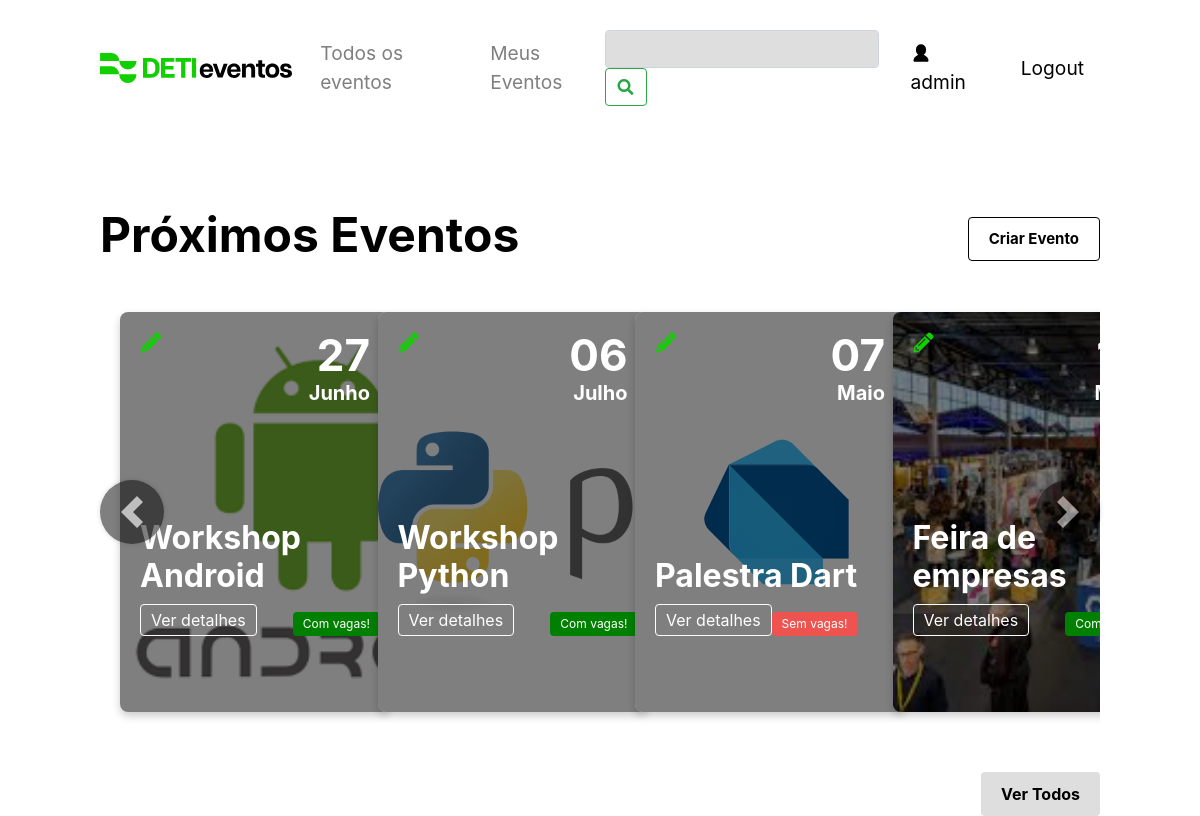
The page /search (signed in) on the database its author committed.
### tables this page shows
CREATE TABLE events (
    id INTEGER PRIMARY KEY,
    name TEXT NOT NULL,
    description TEXT NOT NULL,
    location TEXT NOT NULL,
    image TEXT,
    date DATE,
    user_id INTEGER,           
    colaborator TEXT , 
    vagas INTEGER,
    lotacao INTEGER,
    preco INTEGER,
    esgotado boolean DEFAULT 0,
    FOREIGN KEY(user_id) REFERENCES users(id)
    );

### DETI_EVENTOS_CODIGO/app.py (the view)
@app.route('/search', methods=['GET'])
def search():
    search_term = request.args.get('q', '')
    events = search_events(search_term)
    if events is None:
        flash('An error occurred while searching for events', category='error')
        return redirect('/')
    converted_events = []
    for event in events:
        converted_event = list(event)
        converted_event[5] = datetime.strptime(event[5], '%Y-%m-%d').date()
        converted_events.append(tuple(converted_event))
    is_admin = 'user_email' in session and session.get('user_email') == "admin@gmail.com"
    name = session.get('user_name')
    user = 'user_email' in session
    return render_template('index.html', events=converted_events, is_admin=is_admin, user=user, name=name)

### DETI_EVENTOS_CODIGO/app.py (called while the page is built)
@app.template_filter('formatdate')
def format_date(value, format='%d-%B'):
    if value is None:
        return ""
    month_names = {
        'January': 'Janeiro', 'February': 'Fevereiro', 'March': 'Março',
        'April': 'Abril', 'May': 'Maio', 'June': 'Junho',
        'July': 'Julho', 'August': 'Agosto', 'September': 'Setembro',
        'October': 'Outubro', 'November': 'Novembro', 'December': 'Dezembro'
    }
    formatted_date = value.strftime(format)
    for eng, pt in month_names.items():
        formatted_date = formatted_date.replace(eng, pt)
    return formatted_date

def search_events(search_term):
    connection = sqlite3.connect('data.db', check_same_thread=False)
    cursor = connection.cursor()
    try:
        cursor.execute("SELECT * FROM events WHERE name LIKE ? OR description LIKE ? ", ('%'+search_term+'%', '%'+search_term+'%'))
        results = cursor.fetchall()
        return results
    except Exception as e:
        print("ERRO" + e)
        return None

### DETI_EVENTOS_CODIGO/templates/index.html (shortened to what this page needs)
<!DOCTYPE html>
<html lang="en">
<head>
  <link rel="stylesheet" href="https://cdnjs.cloudflare.com/ajax/libs/font-awesome/5.15.1/css/all.min.css">
  <link rel="stylesheet" href="https://stackpath.bootstrapcdn.com/bootstrap/4.3.1/css/bootstrap.min.css">
  <link rel="stylesheet" href="/static/css/navbar_style.css">
  <link rel="stylesheet" href="/static/css/style.css">
  <link rel="stylesheet" href="/static/css/pop_up.css">
  <link rel="stylesheet" href="https://cdnjs.cloudflare.com/ajax/libs/font-awesome/5.15.3/css/all.min.css">
  <link rel="stylesheet" href="https://cdn.jsdelivr.net/npm/sweetalert2@11/dist/sweetalert2.min.css">
</head>
<body>
  <nav class="navbar_style navbar navbar-expand-lg navbar-light bg-light">
    <a href="/">
      <img src="/static/images/DETI.svg" alt="DETI Logo">
    </a>
    <div class="collapse navbar-collapse" id="navbarNav">
      <ul class="navbar-nav">
        <li class="nav-item">
          <a class="nav-link navbar_style_links" href="/todos_os_eventos">Todos os eventos</a>
        </li>
        <li class="nav-item">
          <a class="nav-link navbar_style_links" href="/meus_eventos">Meus Eventos</a>
        </li>
      </ul>
      <form class="form-inline ml-auto" action="/search" method="get">
        <input class="form-control mr-sm-2 navbar_style_search" type="text" placeholder="" name="q"
          aria-label="Campo_Pesquisa">
        <button class="btn btn-outline-success my-2 my-sm-0" type="submit"><i class="fas fa-search"
            aria-label="Botao_Pesquisar"></i></button>
      </form>
        {% if user %}
        <a class="nav-link ml-2 navbar_style_login" href="/meus_eventos">
          <img class="login-icon" src="static/images/user_icon.svg" alt="User Icon">
          {{ name }}
          {% endif %}
        </a>
        <a class="nav-link ml-2 navbar_style_login" href="/logout">
          Logout
        </a>
    </div>
  </nav>
  <div class="events-header">
    <h1>Próximos Eventos</h1>
    {% if is_admin %}
    <button class="create-event-button">Criar Evento</button>
    {% endif %}
  </div>
  <div id="eventCarousel" class="carousel slide">
    <div class="carousel-inner">
      {% for event in events %}
      {% if loop.index0 % 4 == 0 %}
      <div class="carousel-item {% if loop.first %}active{% endif %}">
        <div class="row">
          {% endif %}
          <div class="col-12 col-md-6 col-lg-3">
            <div class="event-card"
              style="background-image: url('{{event[4]}}'); background-size: cover; margin: 20px;">
              {% if is_admin %}
              <button class="edit-event-button" data-event-id="{{ event[0] }}" data-event-name="{{ event[1] }}"
                data-event-location="{{ event[6] }}" data-event-capacity="{{ event[8] }}"
                data-event-date="{{ event[5] }}" data-event-description="{{ event[2] }}"
                data-event-image="{{ event[4] }}" data-event-price="{{ event[9] }}">
                <i class="fas fa-pencil-alt"></i>
              </button>
              {% endif %}
              <div class="event-content">
                <div class="event-day">{{ event[5]|formatdate('%d') }}</div>
                <div class="event-month">{{ event[5]|formatdate('%B') }}</div>
              </div>
              <div class="event-info">
                <h2 class="event-title">{{event[1]}}</h2>
                <div class="event-details">
                  <p class="event-details-btn" id="details-btn" data-event-id="{{ event[0] }}"
                    data-event-title="{{ event[1] }}" data-event-description="{{ event[2] }}"
                    data-event-organizer="{{ event[3] }}" data-event-image="{{ event[4] }}"
                    data-event-date="{{ event[5] }}" data-event-capacity="{{ event[8] }}"
                    data-event-price="{{ event[9] }}" data-event-vacancies="{{ event[10] }}"
                    data-event-location="{{ event[6] }}" data-event-collaborator="{{ event[7] }}"
                    data-event-category="{{ event[12] }}">Ver detalhes</p>
                  {% if event[11]%}
                  <p class="event-status-btn"> Sem vagas!</p>
                  {% endif %}
                  {% if not event[11]%}
                  <p class="event-status-btn-verde"> Com vagas!</p>
                  {% endif %}
                </div>
              </div>
            </div>
          </div>
          {% if loop.index0 % 4 == 3 or loop.last %}
        </div>
      </div>
      {% endif %}
      {% endfor %}
    </div>
    <a class="carousel-control-prev" href="#eventCarousel" role="button" data-slide="prev">
      <span class="carousel-control-prev-icon" aria-hidden="true"></span>
    </a>
    <a class="carousel-control-next" href="#eventCarousel" role="button" data-slide="next">
      <span class="carousel-control-next-icon" aria-hidden="true"></span>
    </a>
  </div>
  <div class="view-all-container">
    <button class="view-all-button" onclick="window.location.href = '/todos_os_eventos'">Ver Todos</button>
  </div>
</body>
</html>

### DETI_EVENTOS_CODIGO/static/css/navbar_style.css (style rules this page uses)
.navbar_style { padding: 30px 0px; margin-bottom: 70px; display: flex; background-color: white !important; font-size: 1.2rem !important; }
.navbar_style img { height: 30px; }
.nav-item { margin-left: 20px !important; }
.navbar_style_login { color: #000 !important; }
.navbar_style_search { background-color: #DEDEDE !important; }
.login-icon { height: 20px; width: 20px; margin-top: -3px; }

### DETI_EVENTOS_CODIGO/static/css/style.css (style rules this page uses)
:root { --primary-color: #4CAF50; --secundary-color: black; }
body { margin: 0; padding: 0 100px; font-family: Inter, sans-serif; }
h1 { color: black; font-weight: 700; font-size: 3rem; }
h2 { color: black; font-weight: 700; font-size: 3rem; }
.navbar { background-color: white; color: var(--secundary-color); overflow: auto; }
.events-header { display: flex; margin-bottom: 20px; justify-content: space-between; align-items: center; }
.create-event-button { padding: 10px 20px; font-size: 15px; font-weight: 700; background-color: white; border: 1px solid black; color: black; border-radius: 4px; cursor: pointer; text-decoration: none; }
.view-all-container { display: flex; margin-top: 40px; justify-content: flex-end; }
.view-all-button { padding: 10px 20px; background-color: #DEDEDE; color: black; border: none; font-weight: 700; border-radius: 4px; cursor: pointer; text-align: left; }
.event-card { position: relative; width: 270px; height: 25rem; padding: 20px; border-radius: 8px; box-shadow: 0 4px 8px rgba(0, 0, 0, 0.2); overflow: hidden; margin-right: 20px; background: #fff; margin: 20px; }
.event-card::before { content: ""; position: absolute; top: 0; right: 0; bottom: 0; left: 0; background: rgba(0, 0, 0, 0.5); }
.event-info { position: absolute; bottom: 15%; padding-right: 10px; }
.event-title { margin: 8px 0; font-size: 2rem; color: white; }
.event-details-btn, .event-status-btn, .event-status-btn-verde { padding: 3px 10px; border: none; border-radius: 4px; cursor: pointer; }
.event-details-btn { border: 1px solid white; color: white; }
.event-status-btn { background-color: #ef5350; color: white; font-size: 12px; }
.event-status-btn-verde { background-color: green; color: white; font-size: 12px; }
.event-details { display: flex; justify-content: space-between; align-items: flex-end; }
.event-content { display: block; position: relative; text-align: right; color: white; font-size: 2rem; font-weight: 700; }
.event-day { margin-top: -10px; font-size: 44px; }
.event-month { font-size: 1.25rem; margin-top: -10px; }
.edit-event-button { box-sizing: border-box; color: #11CF01; position: absolute; top: 15px; left: 15px; background: none; border: none; font-size: 20px; z-index: 1; }
.event-content, .event-info, .event-details, .event-title, .event-details-btn, .event-status-btn { color: white; }
.edit-event-button::before, .edit-event-button::after { pointer-events: none; }

### DETI_EVENTOS_CODIGO/static/css/pop_up.css (style rules this page uses)
.carousel-control-prev, .carousel-control-next { width: auto; height: 10px; top: 50%; transform: translateY(-50%); color: #000000; }
.carousel-control-prev-icon, .carousel-control-next-icon { background-color: #000000; background-size: 2rem 2rem; width: 4rem; height: 4rem; border-radius: 50%; }
.carousel-control-prev-icon::before, .carousel-control-next-icon::before { font-size: 2rem; color: white; }
.carousel-control-prev-icon, .carousel-control-next-icon { box-shadow: 0 0 5px rgba(0, 0, 0, 0.3); }

### rows shown on the page
events: image (picture), event "27", event "Junho", name "Workshop Android", esgotado "Com vagas!"
events: image (picture), event "06", event "Julho", name "Workshop Python", esgotado "Com vagas!"
events: image (picture), event "07", event "Maio", name "Palestra Dart", esgotado "Sem vagas!"
events: image (picture), name "Feira de empresas", esgotado "Com vagas!"

### other values the page prints
{{ name }} "admin"
